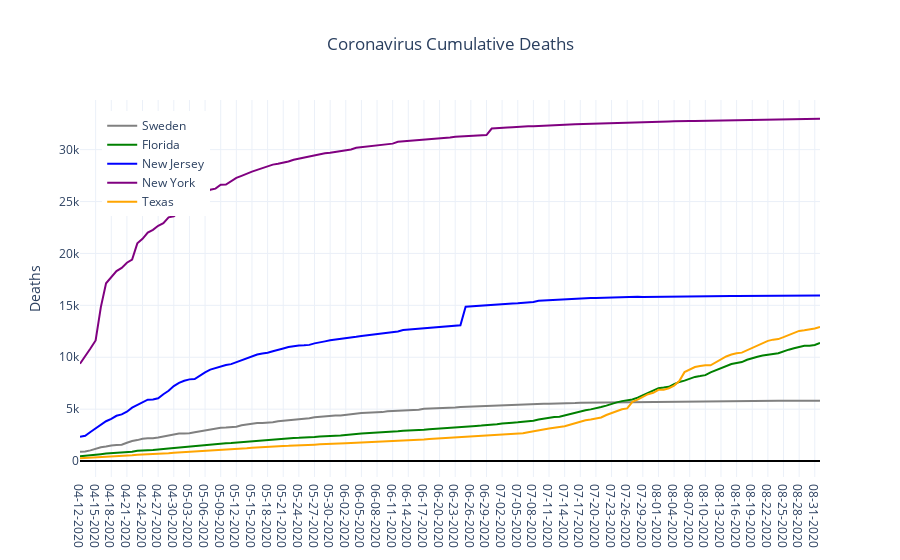

This figure's notebook cell:
### Code cell
data = []
for mycountry in countries_list:
    data.append(go.Scatter(x=country_df[country_df['Country_Region']==mycountry]['Date'],
                               y=country_df[country_df['Country_Region']==mycountry]['Deaths'],
                               name = rename_dict[mycountry],
                               line = {'color':colors_dict[mycountry]}))
layout = go.Layout(showlegend = True,
                legend= dict(x=0.03,y=0.97),
                title='Coronavirus Cumulative Deaths',
                title_x= 0.5,
                yaxis={'title':'Deaths',
                       'zeroline':True,'zerolinecolor':'#000000','zerolinewidth':2.0},
                template='plotly_white')
fig = go.Figure(data=data,layout=layout)
iplot(fig)
fig.write_image(r'C:\__YOUTUBE__\__POLITICS__\Coronavirus\outputdata\7-CV_Cum_Deaths.png',width = 852,height = 480)

### Figure 1 — Plotly figure (JSON) as saved in the notebook; plotly's stock layout.template omitted (floating-point values rounded to 4 significant figures; data arrays with more than 128 entries replaced by an {"elided": "..."} marker saying what was removed)
{"data": [{"line": {"color": "grey"}, "name": "Sweden", "type": "scatter", "x": {"elided": "143 str values"}, "y": {"elided": "143 int values"}}, {"line": {"color": "green"}, "name": "Florida", "type": "scatter", "x": {"elided": "143 str values"}, "y": {"elided": "143 int values"}}, {"line": {"color": "blue"}, "name": "New Jersey", "type": "scatter", "x": {"elided": "143 str values"}, "y": {"elided": "143 int values"}}, {"line": {"color": "purple"}, "name": "New York", "type": "scatter", "x": {"elided": "143 str values"}, "y": {"elided": "143 int values"}}, {"line": {"color": "orange"}, "name": "Texas", "type": "scatter", "x": {"elided": "143 str values"}, "y": {"elided": "143 int values"}}], "layout": {"legend": {"x": 0.03, "y": 0.97}, "showlegend": true, "title": {"text": "Coronavirus Cumulative Deaths", "x": 0.5}, "yaxis": {"title": {"text": "Deaths"}, "zeroline": true, "zerolinecolor": "#000000", "zerolinewidth": 2}}}
